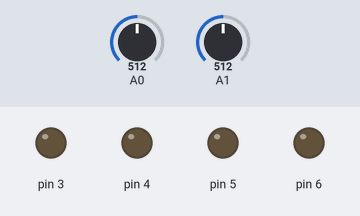
A sketch run on a simulated Arduino Uno, built with avr-gcc and run on an emulated ATmega328P. On the bench: output pins drawn as LEDs (lit = HIGH). The inputs (shaded band) are chosen by the test bench; at power-on: A0 = 512, A1 = 512. What the sketch prints to the serial monitor is not drawn.

Above: at 1.2 s.
1.3 s: A0 set to 682
2.8 s: A0 set to 718
At 4.2 s:
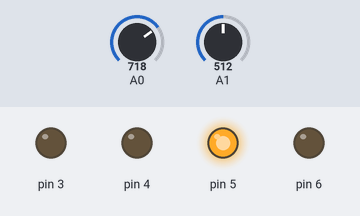
4.5 s: A1 set to 692
6.0 s: A1 set to 716
At 7.1 s:
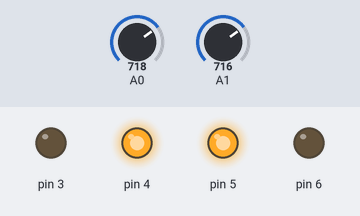
7.7 s: A0 set to 690
At 8.7 s:
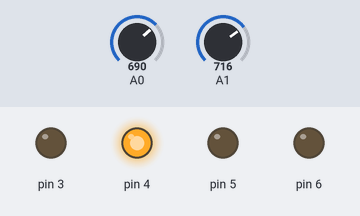
9.5 s: A1 set to 290
At 10.3 s:
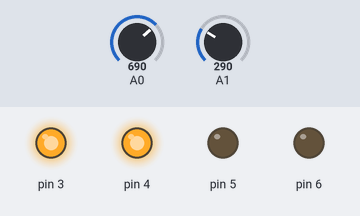
Timing chart, 0 to 12.3 s (numbered marks = the images above; inputs shaded):
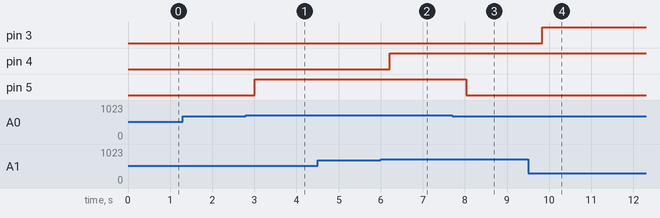

Measured:
- the behaviour switches between 700 and 701 on A0 (found by bisection; images 0 and 1)
- the behaviour switches between 700 and 701 on A1 (found by bisection; images 1 and 2)
- after the input at 1.3 s, every drawn part: stays the same
- after the input at 2.8 s, pin 5: LOW → HIGH after 0.21 s
- after the input at 4.5 s, every drawn part: stays the same
- after the input at 6.0 s, pin 4: LOW → HIGH after 0.22 s
- after the input at 7.7 s, pin 5: HIGH → LOW after 0.33 s
- after the input at 9.5 s, pin 3: LOW → HIGH after 0.33 s

The sketch:

sketch_joystic.ino
```cpp
void setup() {
  Serial.begin(9600);
  pinMode(3, OUTPUT);
  pinMode(4, OUTPUT);
  pinMode(5, OUTPUT);
  pinMode(6, OUTPUT);
}

void loop() {
  int val_0 = analogRead(A0);
  int val_1 = analogRead(A1);
  Serial.print("VRx : ");
  Serial.print(val_0);
  Serial.print("   ");
  Serial.print("VRy : ");
  Serial.print(val_1);
  delay(200);

  if(val_0 < 300){
    digitalWrite(6, HIGH);
  }
  else if(val_0 > 700){
    digitalWrite(5, HIGH);
  }
  else{
    digitalWrite(5, LOW);
    digitalWrite(6, LOW);
  }
  if(val_1 < 300){
    digitalWrite(3, HIGH);
  }
  else if(val_1 > 700){
    digitalWrite(4, HIGH);
  }
  else{
    digitalWrite(3, LOW);
    digitalWrite(4, LOW);
  }
}
```
